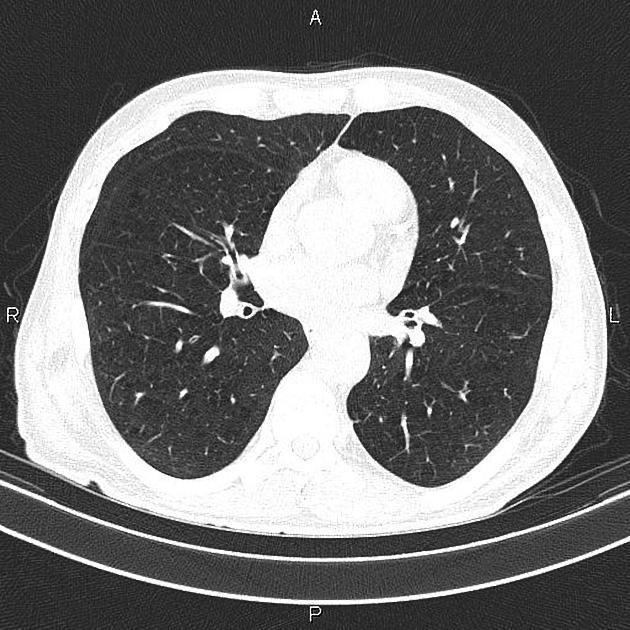
#> input picture images/test_image_1.jpeg, 630 x 630 px
$ python otsu_binarization.py
#> lines starting #> are read from the running program, lines starting #| are printed output that depends on the picture; after the words box and inside, x2 and y2 are one past the last pixel; in counts of white or black regions, pixels touching at a corner belong together
import cv2
import numpy as np

def generate_hist(img):
    m, n = img.shape
    hist = np.zeros(256)

    for i in range(m):
        for j in range(n):
            hist[img[i][j]] += 1

    return hist

def get_score(img, th, hist):
    w0 = np.sum(hist[:th])/np.sum(hist)
    w1 = np.sum(hist[th:])/np.sum(hist)

    v0 = np.var(hist[:th])
    v1 = np.var(hist[th:])

    return w0*v0 + w1*v1

def get_threshold(img, hist):
    scores = []
    for th in range(1,254):
        scores.append(get_score(img, th, hist))

    return np.argmin(scores) + 1

def otsu_thresholding(img):
    m, n = img.shape
    hist = generate_hist(img)
    thresh = get_threshold(img, hist)
    out = np.zeros(img.shape, dtype=np.uint8)

    for i in range(m):
        for j in range(n):
            if img[i][j] > thresh:
                out[i][j] = 255

    return out

if __name__ == '__main__':
    img = cv2.imread('images/test_image_1.jpeg', 0)
#> img is the input picture: shape (630, 630); min 0, max 255, mean 115.4

    out = otsu_thresholding(img)
#> in otsu_thresholding, `hist = generate_hist(img)`: hist = 256 values, max 25524 at index 255, min 2 at index 6, mean 1550.4
#> the loop in get_threshold, `for th in range(1,254):` made 253 passes
#> (w0 in get_score, w1 in get_score, v0 in get_score, v1 in get_score) on passes 1 to 3: (0.000154, 1, 0, 7790553.7), (0.000174, 1, 702.2, 7811750.9), (0.000181, 1, 688.7, 7832978.7)
#> after the loop in get_threshold, `for th in range(1,254):`: scores = 253 values, max 11436519 at index 246, min 7440376.5 at index 134, mean 8299787.1
#> in otsu_thresholding, `thresh = get_threshold(img, hist)`: thresh = 135
#> after the loop in otsu_thresholding, `for i in range(m):`:
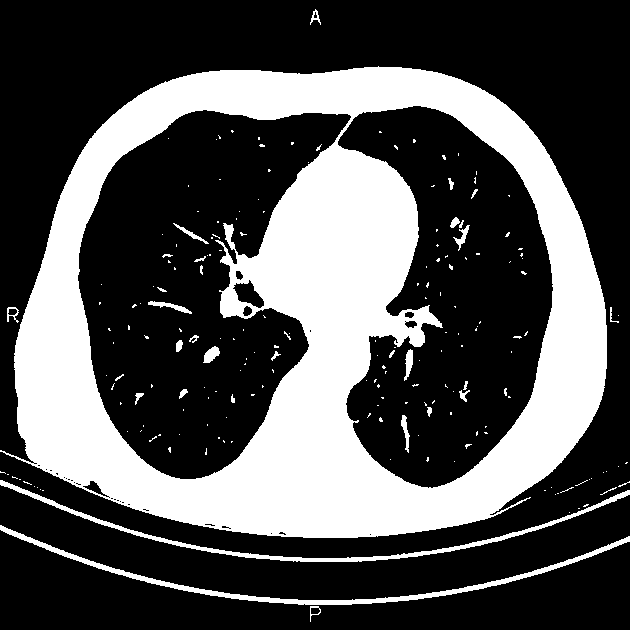
#> out: shape (630, 630); 32.2% white; 200 white regions (167 under 20 px), largest, box (x1, y1, x2, y2) and area: (0, 66, 607, 538) 119295, (0, 525, 630, 605) 3196, (0, 480, 630, 562) 2757
    cv2.imshow('Imput Image', img)
    cv2.imshow('Output Image', out)
    cv2.waitKey(0)
    cv2.destroyAllWindows()

$ run again, with images/test_image_2.jpeg copied over images/test_image_1.jpeg
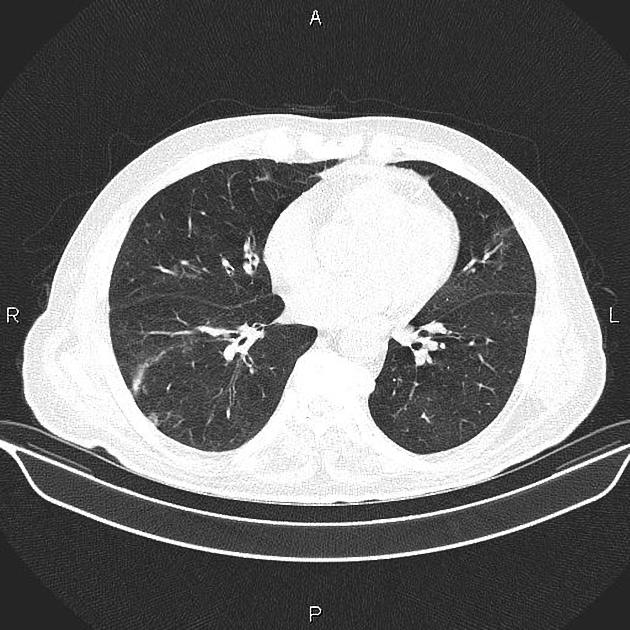
#> input picture images/test_image_2.jpeg, 630 x 630 px
#> img is the input picture: shape (630, 630); min 0, max 255, mean 109.8
#> in otsu_thresholding, `hist = generate_hist(img)`: hist = 256 values, max 20461 at index 255, min 1 at index 4, mean 1550.4
#> the loop in get_threshold, `for th in range(1,254):` made 253 passes
#> (w0 in get_score, w1 in get_score, v0 in get_score, v1 in get_score) on passes 1 to 3: (0.000126, 1, 0, 7485804.4), (0.000141, 1, 484, 7505776.8), (0.000166, 1, 394.7, 7525881.1)
#> after the loop in get_threshold, `for th in range(1,254):`: scores = 253 values, max 9806210.9 at index 56, min 7422588.9 at index 38, mean 8121670.6
#> thresh = 39
#> after the loop in otsu_thresholding, `for i in range(m):`:
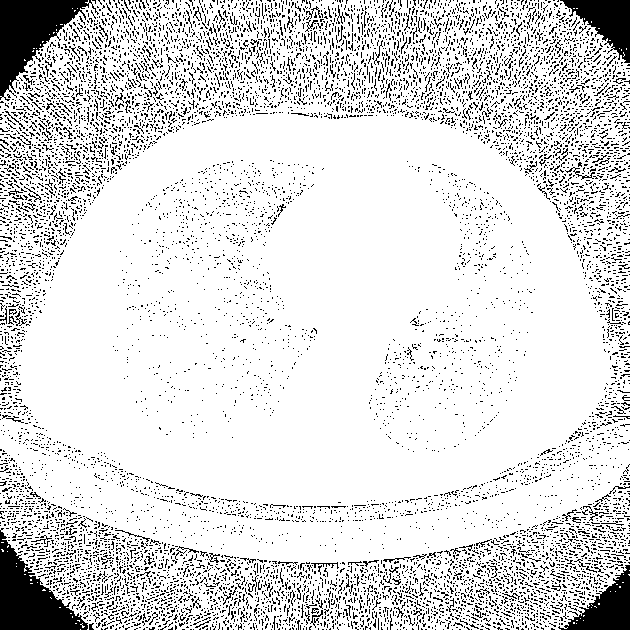
#> out: shape (630, 630); 86.5% white; 9891 black regions (9740 under 20 px), largest, box (x1, y1, x2, y2) and area: (0, 0, 99, 101) 4287, (0, 528, 88, 630) 4141, (560, 0, 630, 63) 2180

$ run again, with images/test_image_3.jpeg copied over images/test_image_1.jpeg
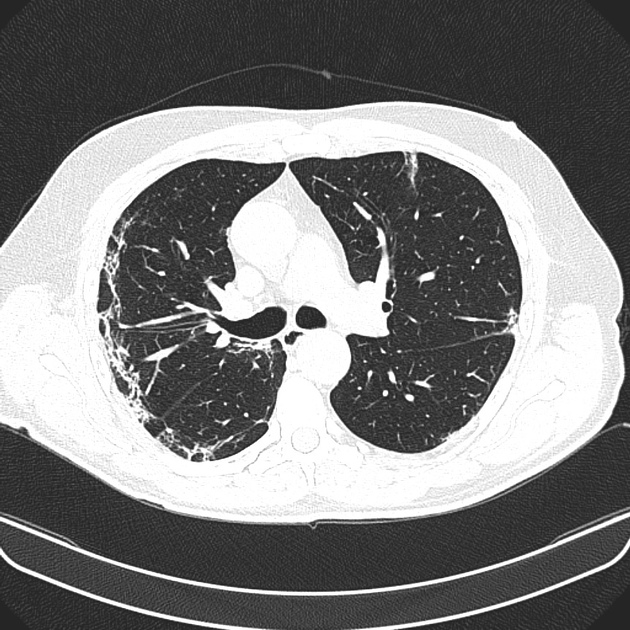
#> input picture images/test_image_3.jpeg, 630 x 630 px
#> img is the input picture: shape (630, 630); min 23, max 255, mean 124.9
#> in otsu_thresholding, `hist = generate_hist(img)`: hist = 256 values, max 35571 at index 255, min 0 at index 0, mean 1550.4
#> the loop in get_threshold, `for th in range(1,254):` made 253 passes
#> (w0 in get_score, w1 in get_score, v0 in get_score, v1 in get_score) on passes 1 to 3: (0, 1, 0, 11605259.9), (0, 1, 0, 11641374.6), (0, 1, 0, 11677698.7)
#> after the loop in get_threshold, `for th in range(1,254):`: scores = 253 values, max 30535087.6 at index 248, min 10679341.6 at index 111, mean 13563599.7
#> thresh = 112
#> after the loop in otsu_thresholding, `for i in range(m):`:
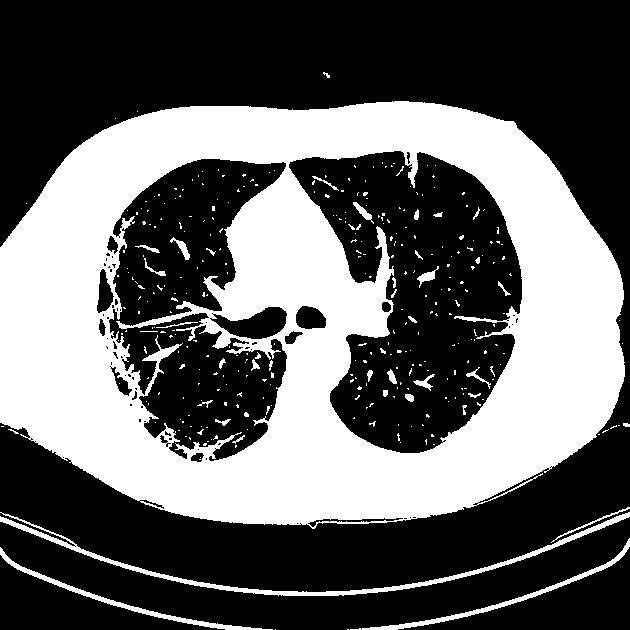
#> out: shape (630, 630); 38.5% white; 340 white regions (299 under 20 px), largest, box (x1, y1, x2, y2) and area: (0, 101, 625, 529) 143699, (0, 512, 630, 596) 3158, (350, 538, 630, 630) 1306
